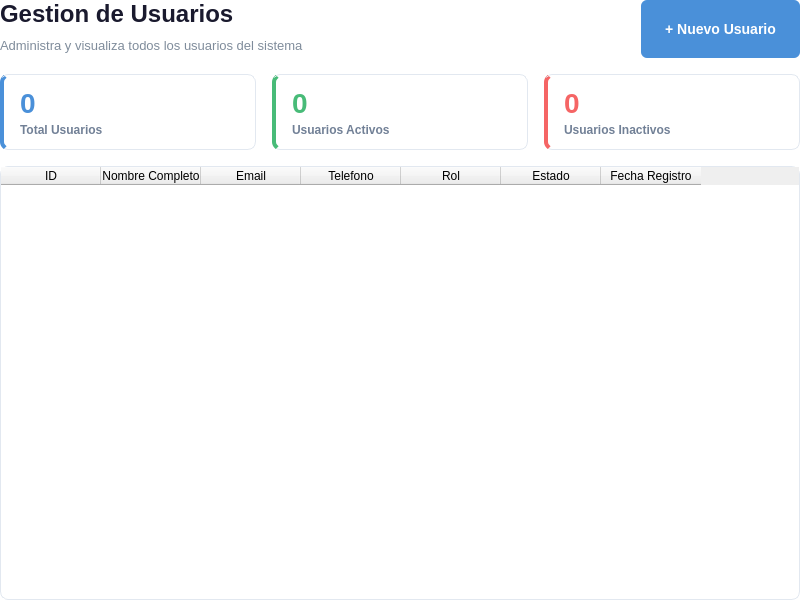
<?xml version="1.0" encoding="UTF-8"?>
<ui version="4.0">
 <class>UserList</class>
 <widget class="QWidget" name="UserList">
  <property name="geometry">
   <rect>
    <x>0</x>
    <y>0</y>
    <width>800</width>
    <height>600</height>
   </rect>
  </property>
  <property name="styleSheet">
   <string notr="true">
/* === GLOBAL === */
QWidget#UserList {
    background-color: transparent;
}

/* === HEADER === */
QLabel#listTitle {
    font-size: 24px;
    font-weight: bold;
    color: #1a1a2e;
}
QLabel#listSubtitle {
    font-size: 13px;
    color: #7f8c9b;
}

/* === BOTON NUEVO === */
QPushButton#btn_nuevo_usuario {
    background-color: #4a90d9;
    color: white;
    border: none;
    border-radius: 6px;
    font-size: 14px;
    font-weight: 600;
    padding: 10px 24px;
    min-height: 38px;
}
QPushButton#btn_nuevo_usuario:hover {
    background-color: #3a7bc8;
}
QPushButton#btn_nuevo_usuario:pressed {
    background-color: #2a6bb8;
}

/* === STAT CARDS === */
QFrame#cardTotal, QFrame#cardActivos, QFrame#cardInactivos {
    background-color: white;
    border: 1px solid #e2e8f0;
    border-radius: 8px;
}
QFrame#cardTotal {
    border-left: 4px solid #4a90d9;
}
QFrame#cardActivos {
    border-left: 4px solid #48bb78;
}
QFrame#cardInactivos {
    border-left: 4px solid #f56565;
}

QLabel#statValueTotal {
    font-size: 28px;
    font-weight: bold;
    color: #4a90d9;
}
QLabel#statValueActivos {
    font-size: 28px;
    font-weight: bold;
    color: #48bb78;
}
QLabel#statValueInactivos {
    font-size: 28px;
    font-weight: bold;
    color: #f56565;
}
QLabel#statLabelTotal, QLabel#statLabelActivos, QLabel#statLabelInactivos {
    font-size: 12px;
    color: #718096;
    font-weight: 500;
}

/* === TABLA === */
QTableWidget#tabla_usuarios {
    background-color: white;
    border: 1px solid #e2e8f0;
    border-radius: 8px;
    gridline-color: #f0f2f5;
    font-size: 13px;
}
QTableWidget#tabla_usuarios QHeaderView::section {
    background-color: #f7fafc;
    color: #2d3748;
    font-weight: bold;
    font-size: 13px;
    padding: 10px 8px;
    border: none;
    border-bottom: 2px solid #e2e8f0;
    border-right: 1px solid #f0f2f5;
}
QTableWidget#tabla_usuarios QHeaderView::section:last {
    border-right: none;
}
QTableWidget#tabla_usuarios::item {
    padding: 10px 8px;
    color: #2d3748;
    border-bottom: 1px solid #f0f2f5;
}
QTableWidget#tabla_usuarios::item:selected {
    background-color: #ebf8ff;
    color: #2c5282;
}
QTableWidget#tabla_usuarios::item:hover {
    background-color: #f7fafc;
}
   </string>
  </property>
  <layout class="QVBoxLayout" name="mainLayout">
   <property name="leftMargin">
    <number>0</number>
   </property>
   <property name="topMargin">
    <number>0</number>
   </property>
   <property name="rightMargin">
    <number>0</number>
   </property>
   <property name="bottomMargin">
    <number>0</number>
   </property>
   <property name="spacing">
    <number>16</number>
   </property>

   <!-- HEADER: Titulo + Boton Nuevo -->
   <item>
    <layout class="QHBoxLayout" name="headerLayout">
     <item>
      <layout class="QVBoxLayout" name="titleLayout">
       <property name="spacing">
        <number>4</number>
       </property>
       <item>
        <widget class="QLabel" name="listTitle">
         <property name="text">
          <string>Gestion de Usuarios</string>
         </property>
        </widget>
       </item>
       <item>
        <widget class="QLabel" name="listSubtitle">
         <property name="text">
          <string>Administra y visualiza todos los usuarios del sistema</string>
         </property>
        </widget>
       </item>
      </layout>
     </item>
     <item>
      <spacer name="headerSpacer">
       <property name="orientation">
        <enum>Qt::Horizontal</enum>
       </property>
       <property name="sizeHint" stdset="0">
        <size>
         <width>40</width>
         <height>20</height>
        </size>
       </property>
      </spacer>
     </item>
     <item>
      <widget class="QPushButton" name="btn_nuevo_usuario">
       <property name="text">
        <string>+ Nuevo Usuario</string>
       </property>
       <property name="cursor">
        <cursorShape>PointingHandCursor</cursorShape>
       </property>
      </widget>
     </item>
    </layout>
   </item>

   <!-- STAT CARDS -->
   <item>
    <layout class="QHBoxLayout" name="statsLayout">
     <property name="spacing">
      <number>16</number>
     </property>

     <!-- Card Total -->
     <item>
      <widget class="QFrame" name="cardTotal">
       <property name="maximumSize">
        <size>
         <width>16777215</width>
         <height>80</height>
        </size>
       </property>
       <layout class="QVBoxLayout" name="cardTotalLayout">
        <property name="leftMargin">
         <number>16</number>
        </property>
        <property name="topMargin">
         <number>12</number>
        </property>
        <property name="rightMargin">
         <number>16</number>
        </property>
        <property name="bottomMargin">
         <number>12</number>
        </property>
        <property name="spacing">
         <number>4</number>
        </property>
        <item>
         <widget class="QLabel" name="statValueTotal">
          <property name="text">
           <string>0</string>
          </property>
         </widget>
        </item>
        <item>
         <widget class="QLabel" name="statLabelTotal">
          <property name="text">
           <string>Total Usuarios</string>
          </property>
         </widget>
        </item>
       </layout>
      </widget>
     </item>

     <!-- Card Activos -->
     <item>
      <widget class="QFrame" name="cardActivos">
       <property name="maximumSize">
        <size>
         <width>16777215</width>
         <height>80</height>
        </size>
       </property>
       <layout class="QVBoxLayout" name="cardActivosLayout">
        <property name="leftMargin">
         <number>16</number>
        </property>
        <property name="topMargin">
         <number>12</number>
        </property>
        <property name="rightMargin">
         <number>16</number>
        </property>
        <property name="bottomMargin">
         <number>12</number>
        </property>
        <property name="spacing">
         <number>4</number>
        </property>
        <item>
         <widget class="QLabel" name="statValueActivos">
          <property name="text">
           <string>0</string>
          </property>
         </widget>
        </item>
        <item>
         <widget class="QLabel" name="statLabelActivos">
          <property name="text">
           <string>Usuarios Activos</string>
          </property>
         </widget>
        </item>
       </layout>
      </widget>
     </item>

     <!-- Card Inactivos -->
     <item>
      <widget class="QFrame" name="cardInactivos">
       <property name="maximumSize">
        <size>
         <width>16777215</width>
         <height>80</height>
        </size>
       </property>
       <layout class="QVBoxLayout" name="cardInactivosLayout">
        <property name="leftMargin">
         <number>16</number>
        </property>
        <property name="topMargin">
         <number>12</number>
        </property>
        <property name="rightMargin">
         <number>16</number>
        </property>
        <property name="bottomMargin">
         <number>12</number>
        </property>
        <property name="spacing">
         <number>4</number>
        </property>
        <item>
         <widget class="QLabel" name="statValueInactivos">
          <property name="text">
           <string>0</string>
          </property>
         </widget>
        </item>
        <item>
         <widget class="QLabel" name="statLabelInactivos">
          <property name="text">
           <string>Usuarios Inactivos</string>
          </property>
         </widget>
        </item>
       </layout>
      </widget>
     </item>

    </layout>
   </item>

   <!-- TABLA DE USUARIOS -->
   <item>
    <widget class="QTableWidget" name="tabla_usuarios">
     <property name="editTriggers">
      <set>QAbstractItemView::NoEditTriggers</set>
     </property>
     <property name="selectionMode">
      <enum>QAbstractItemView::SingleSelection</enum>
     </property>
     <property name="selectionBehavior">
      <enum>QAbstractItemView::SelectRows</enum>
     </property>
     <property name="showGrid">
      <bool>true</bool>
     </property>
     <property name="columnCount">
      <number>7</number>
     </property>
     <column>
      <property name="text">
       <string>ID</string>
      </property>
     </column>
     <column>
      <property name="text">
       <string>Nombre Completo</string>
      </property>
     </column>
     <column>
      <property name="text">
       <string>Email</string>
      </property>
     </column>
     <column>
      <property name="text">
       <string>Telefono</string>
      </property>
     </column>
     <column>
      <property name="text">
       <string>Rol</string>
      </property>
     </column>
     <column>
      <property name="text">
       <string>Estado</string>
      </property>
     </column>
     <column>
      <property name="text">
       <string>Fecha Registro</string>
      </property>
     </column>
    </widget>
   </item>

  </layout>
 </widget>
 <resources/>
 <connections/>
</ui>
